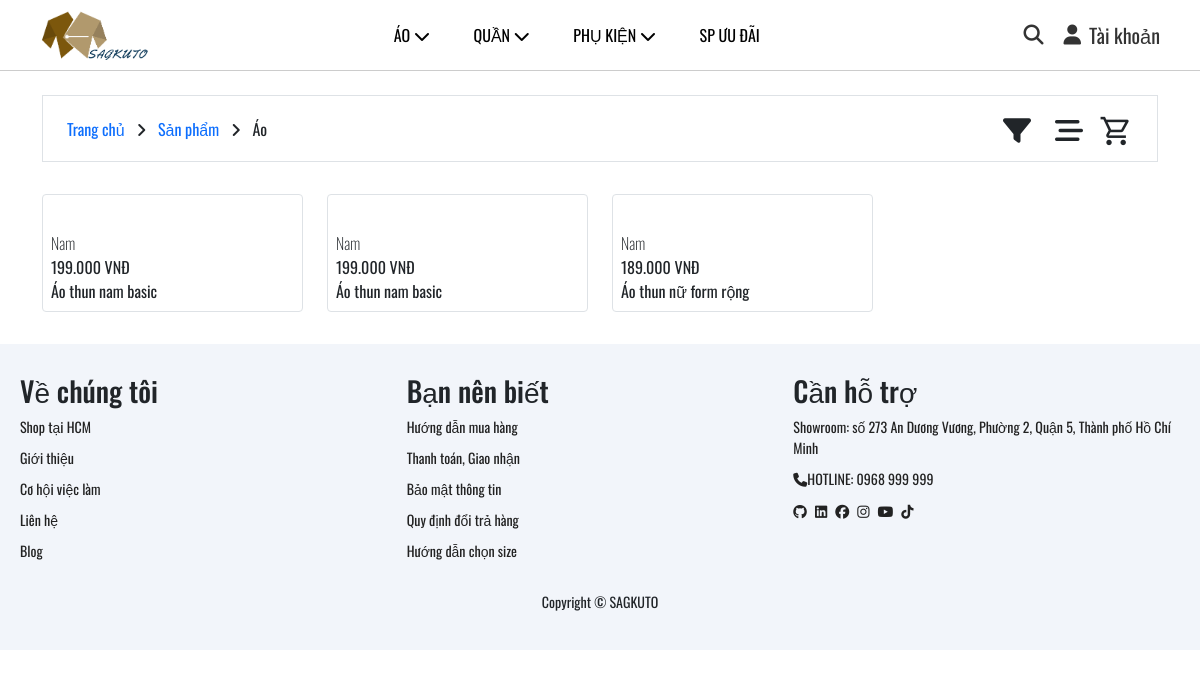
/index.php?page=sanpham&phanloai=ao, run on an earlier commit of the app's database.
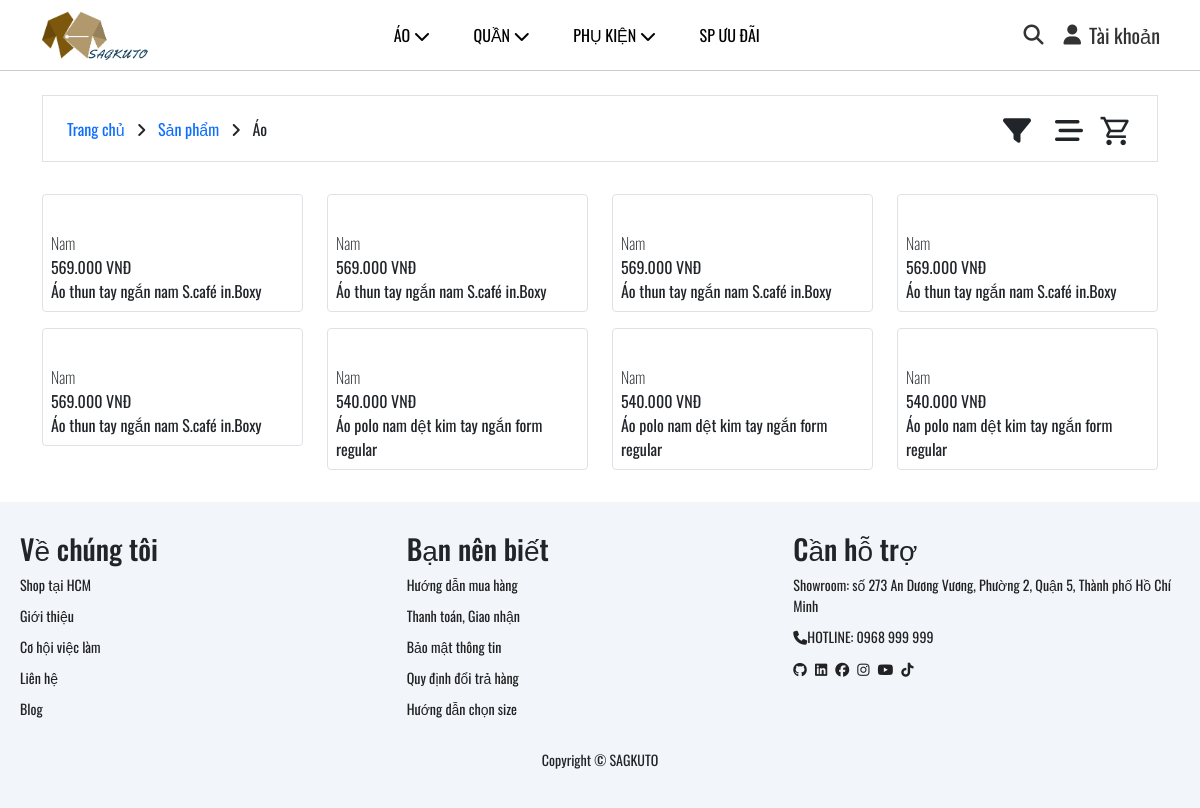
And on a later commit of the database.
### tables this page shows
CREATE TABLE `product_variants` (
  `variant_id` int(11) NOT NULL,
  `product_id` int(11) DEFAULT NULL,
  `image` varchar(255) DEFAULT NULL,
  `size` varchar(50) DEFAULT NULL,
  `stock` int(11) DEFAULT 0,
  `color_id` int(11) DEFAULT NULL
);

CREATE TABLE `products` (
  `product_id` int(11) NOT NULL,
  `name` varchar(255) NOT NULL,
  `description` text DEFAULT NULL,
  `category_id` int(11) DEFAULT NULL,
  `price` decimal(12,2) DEFAULT NULL,
  `rating_avg` float DEFAULT 0,
  `rating_count` int(11) DEFAULT 0,
  `sold_count` int(11) DEFAULT 0
);

### layout/phanloai.php (the view, shortened to what this page needs)
    <?php
    echo '<!DOCTYPE html>
    <html lang="en">
    <head>
        <meta charset="UTF-8">
        <meta name="viewport" content="width=device-width, initial-scale=1.0">
        <link href="https://cdn.jsdelivr.net/npm/bootstrap@5.3.3/dist/css/bootstrap.min.css" rel="stylesheet">
        <link rel="stylesheet" href="https://cdnjs.cloudflare.com/ajax/libs/font-awesome/6.7.2/css/all.min.css" />
        <title>sagkuto</title>
        <link rel="icon" type="./Images/png" href="../assets/img/logo_favicon/favicon.png">
        <link rel="stylesheet" href="../assets/fonts/font.css">
        <link rel="stylesheet" href="../assets/css/product.css">
        <link rel="stylesheet" href="../assets/css/footer.css">
        <link rel="stylesheet" href="https://fonts.googleapis.com/css2?family=Material+Symbols+Outlined:opsz,wght,FILL,GRAD@24,400,0,0&icon_names=shopping_cart" />
    </head>';
    ?>
    <?php
    echo '<section class="pt-4 pb-3">
    <div class="container-md">
        <div class="border py-2 px-4 d-flex align-items-center">
            <div class="me-auto">
                <p class="mb-0">
                    <a href="index.php" class="text-decoration-none link-primary aHover">
                        Trang chủ
                    </a>
                    <span class="mx-2">
                        <i class="fa-solid fa-angle-right"></i>
                    </span>
                    <span class="text-dark">
                    <a href="?page=sanpham" class="text-decoration-none link-primary aHover">
                        Sản phẩm
                    </a>
                    </span>
                    <span class="mx-2">
                        <i class="fa-solid fa-angle-right"></i>
                    </span>
                    <span class="text-dark">';
                    $phanloai = $_GET['phanloai'];
                    if($phanloai == 'ao')
                    {
                        echo 'Áo';
                    }else if($phanloai == 'quan')
                    {
                        echo 'Quần';
                    }else if($phanloai == 'aopolo')
                    {
                        echo 'Áo Polo';
                    }else if($phanloai == 'aosomi')
                    {
                        echo 'Áo Sơmi';
                    }else
                    {
                        echo 'Áo khoác';
                    }
                    echo '    </span>
                </p>
            </div>
            <div class="timkiemnangcao">
                    <div class="boloc">
                        <div class="position-relative">
                            <span class="fs-3"><i class="fa-solid fa-filter boloc_icon" id="filter-icon"></i></span>
                            <div class="filter_loc position-absolute text-bg-light end-md-100 end-0 rounded-1">
                                            <form action="index.php" method="GET">
                    <input type="hidden" name="page" value="sanpham">';
                        echo '
                                </form>
                            </div>
                        </div>
                    </div>
            </div>
            <div class="sort-box ms-4">
                <div class="position-relative">
                    <span class="fs-3">
                        <i class="fa-solid fa-bars-staggered" id="sort-icon"></i>
                    </span>';
                    $baseURL = "?page=sanpham&";
                    if (isset($_GET['phanloai'])) {
                        $baseURL .= "phanloai=" . $_GET['phanloai'] . "&";
                    }
            echo'
                    <div class="xacdinhZ_max sort-menu position-absolute text-bg-light end-100 rounded-1" id="sort-menu" style="width: 200px;">
                        <div class="p-3">
                            <p class="mb-0 fw-bold">Sắp xếp theo</p>
                            <a href="' . $baseURL . 'sapxep=giamdan">
                             <button class="btn btn-outline-secondary btn-sm mt-2 fs-6 w-100">
                                <span class="me-2"><i class="fa-solid fa-arrow-trend-down"></i></span> Giá giảm dần
                            </button>
                            </a>
                            <br>
                            <a href="' . $baseURL . 'sapxep=tangdan">
                            <button class="btn btn-outline-secondary btn-sm mt-2 fs-6 w-100">
                                <span class="me-2"><i class="fa-solid fa-arrow-trend-up"></i></span> Giá tăng dần
                            </button>
                            </a>
                        </div>
                    </div>
                </div>
            </div>
                                <div class="ms-3" style="margin-top: 10px;">
                <a href="/layout/cart.php" title="Giỏ hàng" class="text-dark">
                        <span class="material-symbols-outlined" style="font-size: 34px;">
                             shopping_cart
                        </span>
                    </a>
            </div>
        </div>
    </div>
</section>';
    ?>
    <?php
    $connection = mysqli_connect("localhost","root","","db_web_quanao",3306);
    $sort = isset($_GET['sapxep']) ? $_GET['sapxep'] : '';
    $qrySort = '';
    if($sort == 'tangdan')
    {
        $qrySort = 'ORDER BY price ASC';
    }else
    {
        $qrySort = 'ORDER BY price DESC';
    }
    mysqli_set_charset($connection, 'utf8');
    $limit = 8;
    $page = isset($_GET['page']) ? (int)$_GET['page'] : 1;
    if ($page < 1) $page = 1;
    $offset = ($page - 1) * $limit;
    $phanloaiA = ['ao' => 1,
                  'quan' => 2,
                  'aopolo' => 3,
                  'aosomi' => 4,
                  'aokhoac' => 5];
    $selectPhanloai =  $_GET['phanloai'] ?? null;
    if($selectPhanloai && isset($phanloaiA[$selectPhanloai]))
    {
        $where[] = "products.category_id = ". $phanloaiA[$selectPhanloai];
    }else
    {
        $where[] = "products.category_id = -1";
    }
$filterQuery = "";
if (count($where) > 0) {
    $filterQuery = "WHERE " . implode(" AND ", $where);
}
$quryDemSL = "SELECT COUNT(DISTINCT products.product_id) AS total
FROM products
JOIN product_variants ON products.product_id = product_variants.product_id
$filterQuery";
$demRs = mysqli_query($connection, $quryDemSL);
$totalRow = mysqli_fetch_assoc($demRs);
$totalSach = $totalRow['total'];
$totalPage = ceil($totalSach / $limit);
    $strSQL = "SELECT * FROM products
    JOIN product_variants ON products.product_id = product_variants.product_id
    $filterQuery $qrySort
    LIMIT $limit OFFSET $offset";
    $result = mysqli_query($connection, $strSQL);
    echo '
    <section>
    <div class="container-md">
    <div class="row">';
    while($row = mysqli_fetch_assoc($result))
    {
        $name = $row['name'];
        $gia = number_format($row['price'], 0, ',', '.');
        echo '
                <div class="xacdinhZ col-md-3 col-6 mt-3 effect_hover">
                        <div class="border rounded-1">
                            <a href="#" class="text-decoration-none text-dark ">
                                <img src="../assets/img/sanpham/sp1.jpg" alt="" class="img-fluid">
                                <div class="mt-2 p-2 pt-1">
                                    <div class="">
                                        <p class="mb-0 fw-lighter">Nam</p>
                                        <p class="mb-0">' . $gia . ' VNĐ</p>
                                        <p class="mb-0">' . $name . '</p>
                                    </div>
                                </div>
                            </a>
                        </div>
                </div>
    ';
    }
    if($totalPage == 1)
    {
        $paddingTest = 'py-3';
    }else
    {
        $paddingTest = 'py-0';
    }
    echo '<div class = "' . $paddingTest . '">
        </div>
    ';
    ?>
    <?php
    echo '
    </div>
    </div>
    </section>';
    ?>
    <?php
    echo '    <script src="../assets/js/xulyFIlter.js"></script>
        <script src="https://cdn.jsdelivr.net/npm/bootstrap@5.3.3/dist/js/bootstrap.bundle.min.js"></script>
    </body>
    </html>';
    ?>

### index.php (shortened to what this page needs)
<?php
    echo '<!DOCTYPE html>
<html lang="en">
<head>
    <meta charset="UTF-8">
    <meta name="viewport" content="width=device-width, initial-scale=1.0">
    <link rel="stylesheet" href="https://cdnjs.cloudflare.com/ajax/libs/font-awesome/6.7.2/css/all.min.css">
    <link href="https://cdn.jsdelivr.net/npm/bootstrap@5.3.3/dist/css/bootstrap.min.css" rel="stylesheet">
    <title>sagkuto</title>
    <link rel="icon" type="./Images/png" href="./assets/img/logo_favicon/favicon.png">
    <link rel="stylesheet" href="./assets/css/header.css">
    <link rel="stylesheet" href="./assets/css/slide.css">
    <link rel="stylesheet" href="./assets/css/footer.css">
    <link rel="stylesheet" href="./assets/fonts/font.css">
</head>
<body>'
;
?>
<?php
    include("./layout/header.php");
?>
<?php
    if(isset($_GET['page']))
    {
        $page = $_GET['page'];
        if(is_numeric($page))
        {
            include('./layout/product.php');
        }else
        {
            switch($page)
            {
                case 'sanpham':
                    if (isset($_GET['phanloai'])) {
                        include('./layout/phanloai.php');
                    } else {
                        include('./layout/product.php');
                    }
                    break;
            }
        }
    }else
    {
        include('./layout/home.php');
    }
?>
<?php
        include("./layout/footer.php");
?>

### layout/header.php (shortened to what this page needs)
<header class="header">
  <div class="logo_header">
  <a href="index.php">
    <img src="../assets/img/logo_favicon/logo.png" alt="SAGKUTO Logo">
  </a>
  </div>
  <nav class="menu_header">
    <ul class="mb-0">
      <li>
        <a href="index.php?page=sanpham&phanloai=ao">ÁO <i class="fa-solid fa-chevron-down"></i></a>
      </li>
      <li>
        <a href="index.php?page=sanpham&phanloai=quan">QUẦN <i class="fa-solid fa-chevron-down"></i></a>
      </li>
      <li>
        <a href="index.php?page=sanpham&phanloai=phukien">PHỤ KIỆN <i class="fa-solid fa-chevron-down"></i></a>
      </li>
      <li><a href="index.php?page=sanpham&phanloai=uudai">SP ƯU ĐÃI</a></li>
    </ul>
  </nav>
  <div class="icon-group">
    <a href="search.html" class="icon"><i class="fa-solid fa-magnifying-glass"></i></a>
    <a href="User-form\Login_Form\Login_Form.php" class="icon account-link">
      <i class="fa-solid fa-user"></i>
    <span>Tài khoản</span>
    </a>
  </div>
</header>

### layout/footer.php
<?php
echo '<footer class="section-p1">
    <div class="col">
        <img src="../assets/img/logo_favicon/logo.png" alt="logo-SAGKUTO">
    </div>
    <div class="col">
        <h3 class="fs-3">Về chúng tôi</h3>
        <a href="#">Shop tại HCM</a>
        <a href="#">Giới thiệu</a>
        <a href="#">Cơ hội việc làm</a>
        <a href="#">Liên hệ</a>
        <a href="#">Blog</a>
    </div>
    <div class="col">
        <h3 class="fs-3">Bạn nên biết</h3>
        <a href="#">Hướng dẫn mua hàng</a>
        <a href="#">Thanh toán, Giao nhận</a>
        <a href="#">Bảo mật thông tin</a>
        <a href="#">Quy định đổi trả hàng</a>
        <a href="#">Hướng dẫn chọn size</a>
    </div>
    <div class="col">
        <h3 class="fs-3">Cần hỗ trợ</h3>
        <a href="#">Showroom: số 273 An Dương Vương, Phường 2, Quận 5, Thành phố Hồ Chí Minh</a>
        <a href="#"><i class="fa-solid fa-phone"></i>HOTLINE: 0968 999 999</a>
        <div class="icon">
            <a href="https://github.com/"><i class="fa-brands fa-github"></i></a>
            <a href="https://www.linkedin.com/"><i class="fa-brands fa-linkedin"></i></a>
            <a href="https://www.facebook.com/"><i class="fab fa-facebook"></i></a>
            <a href="https://www.instagram.com/"><i class="fab fa-instagram"></i></a>
            <a href="https://www.youtube.com/"><i class="fab fa-youtube"></i></a>
            <a href="https://www.tiktok.com/"><i class="fa-brands fa-tiktok"></i></a>
        </div>
    </div>
    <div class="copyright">
        <p>Copyright © SAGKUTO</p>
    </div>
</footer>
';
?>

### assets/css/header.css (style rules this page uses)
.header { display: flex; justify-content: space-between; align-items: center; padding: 10px 40px; border-bottom: 1px solid #ccc; }
.logo_header img { height: 50px; display: block; }
.menu_header { position: static; display: block; }
.menu_header ul { list-style: none; padding: 0; margin: 0; }
.menu_header ul li { position: relative; display: inline-block; margin-right: 20px; }
.menu_header ul li a { text-decoration: none; padding: 10px; display: block; color: black; transition: color 0.3s; }
.icon-group { display: flex; align-items: center; gap: 20px; font-size: 18px; color: black; }
.icon { color: #333; font-size: 20px; text-decoration: none; display: flex; align-items: center; gap: 8px; transition: color 0.2s; }
.icon i { line-height: 1; vertical-align: middle; }

### assets/css/footer.css (style rules this page uses)
footer { display: flex; flex-wrap: wrap; justify-content: space-between; background-color: #F2F5FA ; padding: 30px 20px; }
footer .col { display: flex; flex-direction: column; align-items: flex-start; margin-bottom: 20px; }
footer h3 { font-size: 20px; }
footer p { font-size: 14px; margin: 0 0 8px 0; }
footer a { font-size: 14px; text-decoration: none; color: #222; margin-bottom: 10px; }
footer .copyright { width: 100%; text-align: center; }

### assets/css/product.css (style rules this page uses)
#sort-icon { cursor: pointer; transition: transform 0.2s ease; }
.xacdinhZ, .effect_hover { position: static !important; z-index: auto !important; transform: none !important; }

What changed in the data, as far as the page shows it:
no longer on this page (row edited): product_variants: product.price "189.000", product.name "Áo thun nữ form rộng"
added product_variants: product.price "569.000", product.name "Áo thun tay ngắn nam S.café in.Boxy"
added product_variants: product.price "569.000", product.name "Áo thun tay ngắn nam S.café in.Boxy"
added product_variants: product.price "569.000", product.name "Áo thun tay ngắn nam S.café in.Boxy"
added product_variants: product.price "569.000", product.name "Áo thun tay ngắn nam S.café in.Boxy"
added product_variants: product.price "569.000", product.name "Áo thun tay ngắn nam S.café in.Boxy"
changed product_variants (number 6 of 8 on the later page): product.price "199.000" → "540.000"; product.name "Áo thun nam basic" → "Áo polo nam dệt kim tay ngắn form regular"
changed product_variants (number 7 of 8 on the later page): product.price "199.000" → "540.000"; product.name "Áo thun nam basic" → "Áo polo nam dệt kim tay ngắn form regular"
now on this page (row edited): product_variants: product.price "540.000", product.name "Áo polo nam dệt kim tay ngắn form regular"
